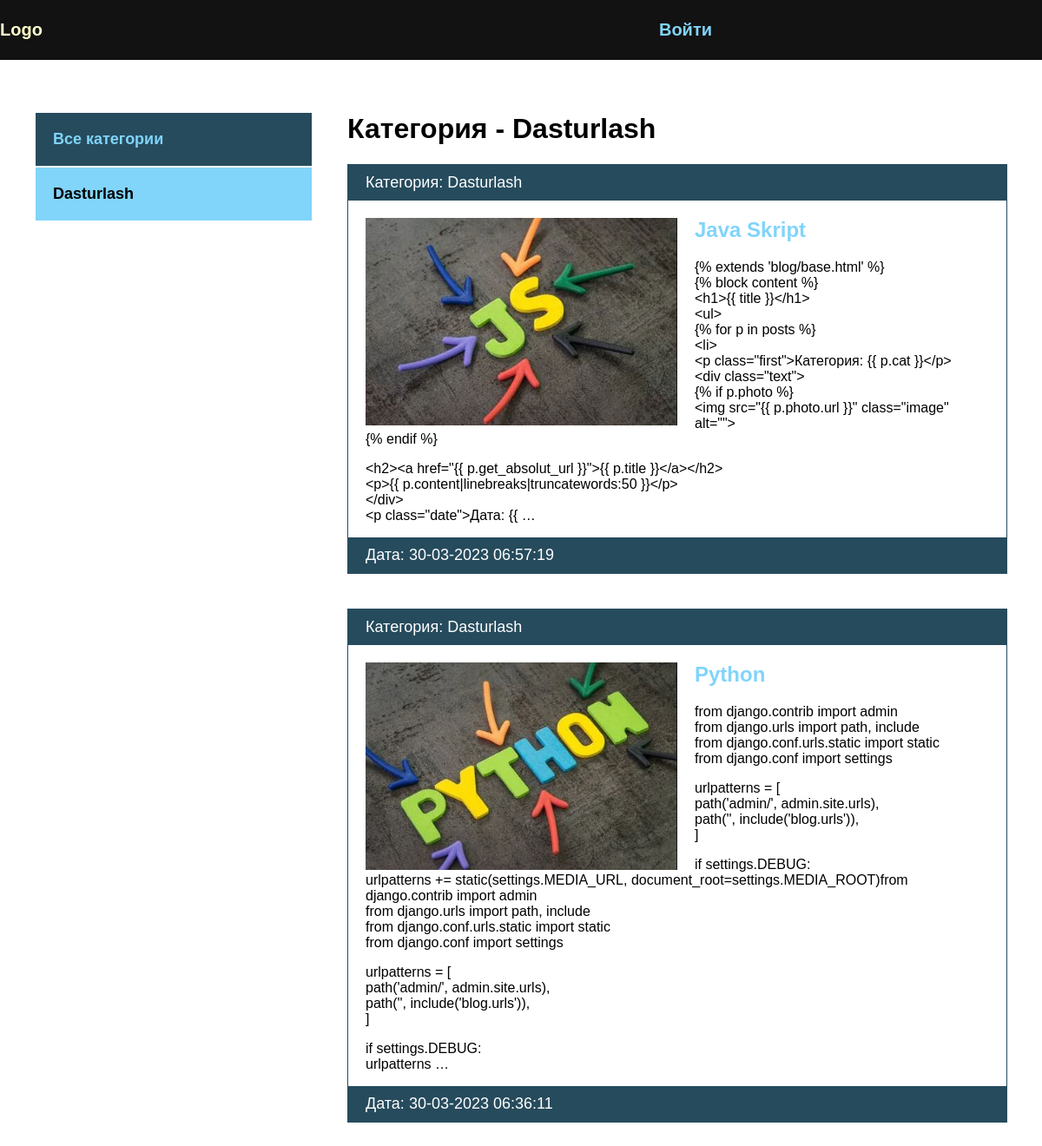
The app's page /category/dasturlash/ with its own data.
### blog/models.py (models this page shows, shortened)
class Category(models.Model):
    name = models.CharField(max_length=100, db_index=True, verbose_name="Категория")
    slug = models.SlugField(max_length=100, unique=True, db_index=True, verbose_name="URL")
    def __str__(self):
        return self.name
    class Meta:
        verbose_name = "Категория"
        verbose_name_plural = "Категории"

class Blog(models.Model):
    title = models.CharField(max_length=255, verbose_name='Название')
    slug = models.SlugField(max_length=255, unique=True, db_index=True, verbose_name="URL")
    content = models.TextField(blank=True, verbose_name="Контент")
    photo = models.ImageField(upload_to="photos/%Y/%m/%d", blank=True, verbose_name="Фото")
    time_completed = models.DateTimeField(auto_now_add=True, verbose_name="Дата публикации")
    time_update = models.DateTimeField(auto_now=True, verbose_name="Дата обновления")
    is_published = models.BooleanField(default=True, verbose_name="Опубликовано")
    cat = models.ForeignKey('Category', on_delete=models.PROTECT, verbose_name="Категория")
    def get_absolut_url(self):
        return reverse('post', kwargs={'post_slug': self.slug})
    class Meta:
        verbose_name = "Новость"
        verbose_name_plural = "Новости"
        ordering = ['-time_completed']

### blog/views.py (the view)
# urls.py: path('category/<slug:cat_slug>/', BlogCategory.as_view(), name='category'),
class BlogCategory(DataMixin, ListView):
    model = Blog
    template_name = "blog/index.html"
    context_object_name = 'posts'
    def get_context_data(self, *, object_list=None, **kwargs):
        context = super().get_context_data(**kwargs)
        c = Category.objects.get(slug=self.kwargs['cat_slug'])
        c_def = self.get_user_context(title='Категория - ' + str(c.name), cat_selected=c.pk)
        return dict(list(context.items()) + list(c_def.items()))

### blog/templatetags/blog_tags.py (called while the page is built)
@register.inclusion_tag('blog/list_categories.html')
def show_categories(sort=None, cat_selected=0):
    if not sort:
        cats = Category.objects.all()
    else:
        cats = Category.objects.order_by(sort)
    return {'cats': cats, 'cat_selected': cat_selected}

### blog/utils.py (called while the page is built)
    def get_user_context(self, **kwargs):
        context = kwargs
        cats = Category.objects.all()
        user_menu = menu.copy()
        if not self.request.user.is_authenticated:
            user_menu.pop(0)
        context['menu'] = user_menu
        context['cats'] = cats
        if 'cat_selected' not in context:
            context['cat_selected'] = 0
        return context

### blog/templates/blog/index.html
{% extends 'blog/base.html' %}
{% block content %}
<h1>{{ title }}</h1>
<ul>
    {% for p in posts %}
    <li>
        <p class="first">Категория: {{ p.cat }}</p>
        <div class="text">
            {% if p.photo %}
            <img src="{{ p.photo.url }}" class="image" alt="">
            {% endif %}
            <h2><a href="{{ p.get_absolut_url }}">{{ p.title }}</a></h2>
            <p>{{ p.content|linebreaks|truncatewords:50 }}</p>
        </div>
        <p class="date">Дата: {{ p.time_update|date:"d-m-Y H:i:s" }}</p>
    </li>
    {% endfor %}
</ul>
{% endblock %}

### blog/templates/blog/list_categories.html
{% for c in cats %}
  {% if c.pk == cat_selected %}
  <li class="selected">{{ c.name }}</li>
  {% else %}
  <li><a href="{{ c.get_absolut_url }}">{{ c.name }}</a></li>
  {% endif %}
{% endfor %}

### blog/static/css/style.css (style rules this page uses)
body { margin: 0; padding: 0; background: #264b5d; font-family: Verdana, Geneva, Tahoma, sans-serif; }
ul { list-style: none; margin: 0; padding: 0; }
a { color: #81d4fa; text-decoration: none; padding: 20px; }
.selected { font-size: 18px; padding: 20px; border: 1px solid #FFF; font-weight: bold; background: #81d4fa; }
.main li { border: 1px solid #264b5d; margin-bottom: 40px; }
.image { max-width: 50%; float: left; margin-right: 20px; }
.first, .date { padding: 10px 20px; background: #264b5d; font-size: 18px; color: #FFF; margin: 0; }
.text { padding: 20px 20px 0; }
.text h2 { margin-top: 0; }
.text a { padding-left: 0; }

### records on screen
Category: name "Dasturlash"
Blog: cat "Dasturlash", photo (picture), title "Java Skript", content "{% extends 'blog/base.html' %} {% block content %} <h1>{{ title }}</h1> <ul> {% for p in posts %} <li> <p class=\"first\">Категория: {{ p.cat }}</p> <div class=\"text\"> {% if p.photo %} <img src=\"{{ p.photo.url }}\" class=\"image\" alt=\"\"> {% endif %} <h2><a href=\"{{ p.get_absolut_url }}\">{{ p.title }}</a></h2> <p>{{ p.content|linebreaks|truncatewords:50 }}</p> </div> <p class=\"date\">Дата: {{ …", time_update "30-03-2023 06:57:19"
Blog: cat "Dasturlash", photo (picture), title "Python", content "from django.contrib import admin from django.urls import path, include from django.conf.urls.static import static from django.conf import settings urlpatterns = [ path('admin/', admin.site.urls), path('', include('blog.urls')), ] if settings.DEBUG: urlpatterns += static(settings.MEDIA_URL, document_root=settings.MEDIA_ROOT)from django.contrib import admin from django.urls import path, include from django.conf.urls.static import static from django.conf import settings urlpatterns = [ path('admin/', admin.site.urls), path('', include('blog.urls')), ] if settings.DEBUG: urlpatterns …", time_update "30-03-2023 06:36:11"

### other values on screen
{{ m.title }} "Войти"
{{ title }} "Категория - Dasturlash"
